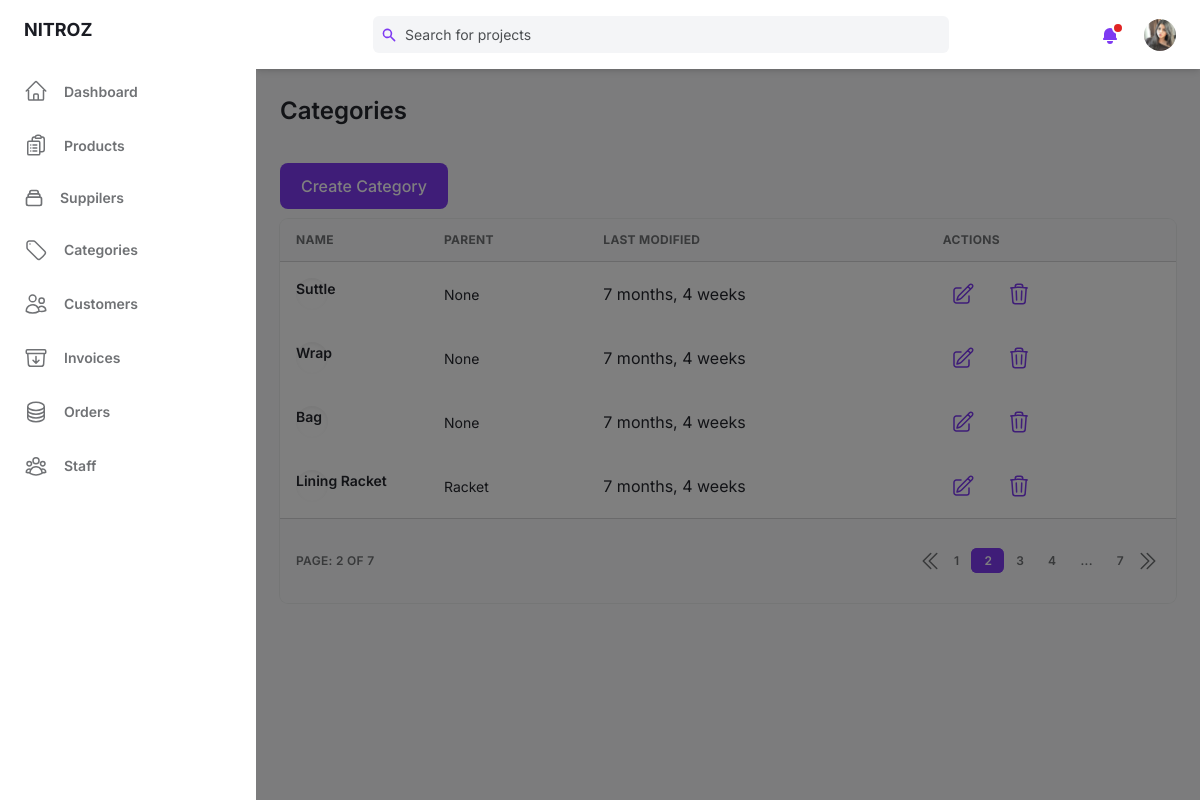
The page /super/category/?page=2 (signed in) on the database its author committed.
### base/models.py (models this page shows)
class User(AbstractUser):
    birth = models.DateField(blank=True,null=True)
    gender = models.BooleanField(default=False)
    email = models.EmailField(unique=True)
    phone = models.CharField(max_length=10,blank=True,null=True)
    avatar = models.ImageField(null=True,blank=True,upload_to='users/',default= 'users/avatar.svg')
    old_cart = models.CharField(max_length=200, blank=True, null=True)
    updated = models.DateTimeField(auto_now=True)
    created = models.DateTimeField(auto_now_add=True)
    USERNAME_FIELD = 'email'
    REQUIRED_FIELDS = []
    @property
    def ImageURL(self):
        try:
            url = self.avatar.url
        except:
            url = ''
        return url
    objects = CustomUserManager()

class Category(models.Model):
    name = models.CharField(max_length=80)
    parent = models.ForeignKey('self', null=True, blank=True, on_delete=models.SET_NULL)
    updated = models.DateTimeField(auto_now=True)
    def __str__(self):
        return self.name

### base/views.py (the view)
    def wrapper(request, *args, **kwargs):
        if not request.user.is_authenticated or not request.user.is_staff:
            messages.error(request,"You are not allow to do that action!")
            return redirect('admin_login')
        return view_func(request, *args, **kwargs)

### base/context_processors.py (called while the page is built)
def cart(request):
    return {'cart': Cart(request)}

### base/views.py (called while the page is built)
def staff_required(view_func):
    def wrapper(request, *args, **kwargs):
        if not request.user.is_authenticated or not request.user.is_staff:
            messages.error(request,"You are not allow to do that action!")
            return redirect('admin_login')
        return view_func(request, *args, **kwargs)
    return wrapper

@staff_required
@login_required(login_url="/super/login/")
def categoryAdmin(request):
    pageView = 'read'
    if 'q' in request.GET:
        q = request.GET['q']
        mutiple_q = Q( Q(name__contains=q) )
        categories = Category.objects.filter(mutiple_q)
    else:
        categories = Category.objects.all()
    page = Paginator(categories, 4)
    page_list = request.GET.get('page')
    page = page.get_page(page_list)
    context = {'categories': categories,'page':page, 'pageView':pageView}
    return render(request, 'base/admin/category.html', context)

### base/templates/base/admin/category.html (shortened to what this page needs)
{% extends "admin/main.html" %}
{% block content %}
<main class="h-full pb-16 overflow-y-auto">
    <div class="container grid px-6 mx-auto">
      {% if pageView == 'read' %}
      <h2 class="my-6 text-2xl font-semibold text-gray-700 dark:text-gray-200">Categories</h2>
      {% elif pageView == 'add' %}
      <h2 class="my-6 text-2xl font-semibold text-gray-700 dark:text-gray-200">Add Category</h2>
      {% elif pageView == 'edit' %}
      <h2 class="my-6 text-2xl font-semibold text-gray-700 dark:text-gray-200">Edit Category</h2>
      {% endif %}
      <div style="margin: 10px 0">
        {% if pageView == 'read' %}
        <button class="px-5 py-3 font-medium leading-5 text-white transition-colors duration-150 bg-purple-600 border border-transparent rounded-lg active:bg-purple-600 hover:bg-purple-700 focus:outline-none focus:shadow-outline-purple">
          <a href="{% url 'addCategory' %}">Create Category</a>
        </button>
        {% else %}
        <button class="px-5 py-3 font-medium leading-5 text-white transition-colors duration-150 bg-purple-600 border border-transparent rounded-lg active:bg-purple-600 hover:bg-purple-700 focus:outline-none focus:shadow-outline-purple">
          <a href="{% url 'categoryAdmin' %}">Back to Categories</a>
        </button>
        {% endif %}
      </div>
      {% if pageView == 'read' %}
      <div class="w-full overflow-hidden rounded-lg shadow-xs">
        <div class="w-full overflow-x-auto">
            <table class="w-full whitespace-no-wrap">
                <thead>
                <tr class="text-xs font-semibold tracking-wide text-left text-gray-500 uppercase border-b dark:border-gray-700 bg-gray-50 dark:text-gray-400 dark:bg-gray-800">
                    <th class="px-4 py-3">Name</th>
                    <th class="px-4 py-3">Parent</th>
                    <th class="px-4 py-3">Last Modified</th>
                    <th class="px-4 py-3">Actions</th>
                </tr>
                </thead>
                {% for category in page.object_list %}
                <tbody class="bg-white divide-y dark:divide-gray-700 dark:bg-gray-800">
                <tr class="text-gray-700 dark:text-gray-400">
                    <td class="px-4 py-3">
                    <div class="flex items-center text-sm">
                        <div class="relative hidden w-8 h-8 mr-3 rounded-full md:block">
                        <div class="absolute inset-0 rounded-full shadow-inner" aria-hidden="true"></div>
                        <p class="font-semibold">{{category.name}}</p>
                        </div>
                    </div>
                    </td>
                    <td class="px-4 py-3 text-sm">{{category.parent}}</td>
                    <td class="px-4 py-3">{{category.updated|timesince}}</td>
                    <td class="px-4 py-3">
                    <div class="flex items-center space-x-4 text-sm">
                        <button class="flex items-center justify-between px-2 py-2 text-sm font-medium leading-5 text-purple-600 rounded-lg dark:text-gray-400 focus:outline-none focus:shadow-outline-gray"
                        aria-label="Edit"><a href="{% url 'updateCategory' category.id %}">
                        </a>
                        </button>
                        <button class="flex items-center justify-between px-2 py-2 text-sm font-medium leading-5 text-purple-600 rounded-lg dark:text-gray-400 focus:outline-none focus:shadow-outline-gray"
                        aria-label="Delete"><a href="{% url 'deleteCategory' category.id %}">
                        </a>
                        </button>
                    </div>
                    </td>
                </tr>
                </tbody>
                {% endfor %}
            </table>
        </div>
        <div
          class="grid px-4 py-3 text-xs font-semibold tracking-wide text-gray-500 uppercase border-t dark:border-gray-700 bg-gray-50 sm:grid-cols-9 dark:text-gray-400 dark:bg-gray-800"
        >
          <span class="flex items-center col-span-3">Page: {{page.number}} of {{page.paginator.num_pages}}</span>
          <span class="col-span-2"></span>
          <span class="flex col-span-4 mt-2 sm:mt-auto sm:justify-end">
            <nav aria-label="Table navigation">
              <ul class="inline-flex items-center">
                {% if page.has_previous %}
                <li>
                  <a class="px-3 py-1 rounded-md rounded-l-lg focus:outline-none focus:shadow-outline-purple" aria-label="Previous"
                  href="{% url 'categoryAdmin' %}?page={{ page.previous_page_number }}{% if request.GET.q %}&q={{ request.GET.q }}{% endif %}">
                  <svg xmlns="http://www.w3.org/2000/svg" fill="none" viewBox="0 0 24 24" stroke-width="1.5" stroke="currentColor" class="w-6 h-6">
                    <path stroke-linecap="round" stroke-linejoin="round" d="m18.75 4.5-7.5 7.5 7.5 7.5m-6-15L5.25 12l7.5 7.5" />
                  </svg>
                  </a>
                </li>
                {% endif %}
                {% for num_page in page.paginator.page_range %}
                    {% if num_page == 1 or num_page == page.paginator.num_pages or num_page == page.number or num_page == page.number|add:"-1" or num_page == page.number|add:"-2" or num_page == page.number|add:"1" or num_page == page.number|add:"2" %}
                        {% if page.number == num_page %}
                        <li><a class="px-3 py-1 text-white transition-colors duration-150 bg-purple-600 border border-r-0 border-purple-600 rounded-md focus:outline-none focus:shadow-outline-purple"
                        href="{% url 'categoryAdmin' %}?page={{num_page}}{% if request.GET.q %}&q={{ request.GET.q }}{% endif %}">{{num_page}}</a>
                        </li>
                        {% else %}
                        <li><a class="px-3 py-1 rounded-md focus:outline-none focus:shadow-outline-purple"
                        href="{% url 'categoryAdmin' %}?page={{num_page}}{% if request.GET.q %}&q={{ request.GET.q }}{% endif %}">{{num_page}}</a>
                        </li>
                        {% endif %}
                    {% elif num_page == page.paginator.num_pages|add:"-1" or num_page == 2 %}
                        <li><span class="px-3 py-1">...</span></li>
                    {% endif %}
                {% endfor %}
                {% if page.has_next %}
                <li><a class="px-3 py-1 rounded-md rounded-r-lg focus:outline-none focus:shadow-outline-purple" aria-label="Next"
                href="{% url 'categoryAdmin' %}?page={{ page.next_page_number }}{% if request.GET.q %}&q={{ request.GET.q }}{% endif %}">
                  <svg xmlns="http://www.w3.org/2000/svg" fill="none" viewBox="0 0 24 24" stroke-width="1.5" stroke="currentColor" class="w-6 h-6">
                    <path stroke-linecap="round" stroke-linejoin="round" d="m5.25 4.5 7.5 7.5-7.5 7.5m6-15 7.5 7.5-7.5 7.5" />
                  </svg>
                </a>
                </li>
                {% endif %}
              </ul>
            </nav>
          </span>
        </div>
      </div>
      {% endif %}
    </div>
</main>
{% endblock content %}

### templates/admin/nav.html (shortened to what this page needs)
{% load static %}
<header class="z-10 py-4 bg-white shadow-md dark:bg-gray-800">
  <div class="container flex items-center justify-between h-full px-6 mx-auto text-purple-600 dark:text-purple-300">
    <div class="flex justify-center flex-1 lg:mr-32" style="margin-right:10px;">
      <div
        class="relative w-full max-w-xl mr-6 focus-within:text-purple-500"
      >
        <div class="absolute inset-y-0 flex items-center pl-2">
          <svg
            class="w-4 h-4"
            aria-hidden="true"
            fill="currentColor"
            viewBox="0 0 20 20"
          >
            <path
              fill-rule="evenodd"
              d="M8 4a4 4 0 100 8 4 4 0 000-8zM2 8a6 6 0 1110.89 3.476l4.817 4.817a1 1 0 01-1.414 1.414l-4.816-4.816A6 6 0 012 8z"
              clip-rule="evenodd"
            ></path>
          </svg>
        </div>
        <form>
        <input
          class="w-full pl-8 pr-2 text-sm text-gray-700 placeholder-gray-600 bg-gray-100 border-0 rounded-md dark:placeholder-gray-500 dark:focus:shadow-outline-gray dark:focus:placeholder-gray-600 dark:bg-gray-700 dark:text-gray-200 focus:placeholder-gray-500 focus:bg-white focus:border-purple-300 focus:outline-none focus:shadow-outline-purple form-input"
          type="text"
          placeholder="Search for projects"
          aria-label="Search"
          name = "q"
        /></form>
      </div>
    </div>
    <ul class="flex items-center flex-shrink-0 space-x-6">
      <li class="relative">
        <button
          class="relative align-middle rounded-md focus:outline-none focus:shadow-outline-purple"
          @click="toggleNotificationsMenu"
          @keydown.escape="closeNotificationsMenu"
          aria-label="Notifications"
          aria-haspopup="true"
        >
          <svg
            class="w-5 h-5"
            aria-hidden="true"
            fill="currentColor"
            viewBox="0 0 20 20"
          >
            <path
              d="M10 2a6 6 0 00-6 6v3.586l-.707.707A1 1 0 004 14h12a1 1 0 00.707-1.707L16 11.586V8a6 6 0 00-6-6zM10 18a3 3 0 01-3-3h6a3 3 0 01-3 3z"
            ></path>
          </svg>
          <span
            aria-hidden="true"
            class="absolute top-0 right-0 inline-block w-3 h-3 transform translate-x-1 -translate-y-1 bg-red-600 border-2 border-white rounded-full dark:border-gray-800"
          ></span>
        </button>
      </li>
      <li class="relative">
        <button
          class="align-middle rounded-full focus:shadow-outline-purple focus:outline-none"
          @click="toggleProfileMenu"
          @keydown.escape="closeProfileMenu"
          aria-label="Account"
          aria-haspopup="true"
        >
          {% if request.user.is_authenticated %}
          <img
            class="object-cover w-8 h-8 rounded-full"
            src="{{request.user.ImageURL}}"
            alt=""
            aria-hidden="true"
          />
          {% endif %}
        </button>
      </li>
    </ul>
  </div>
</header>

### rows shown on the page
User: user.ImageURL (picture)
Category: name "Suttle", parent "None", updated "7 months, 4 weeks"
Category: name "Wrap", parent "None", updated "7 months, 4 weeks"
Category: name "Bag", parent "None", updated "7 months, 4 weeks"
Category: name "Lining Racket", parent "Racket", updated "7 months, 4 weeks"

### other values the page prints
{{ page.number }} "2"
{{ page.paginator.num_pages }} "7"
{{ num_page }} "1" "3" "4" "7"
{{ num_page }} "2"
